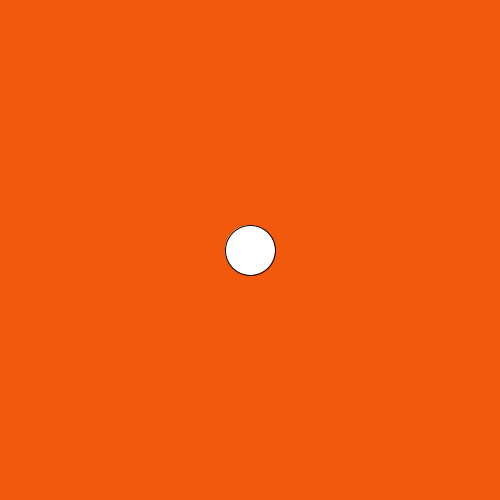
Frame 1 (no input)
Frame 60 (the mouse pressed at the canvas centre just before this capture): identical to frame 1, image omitted
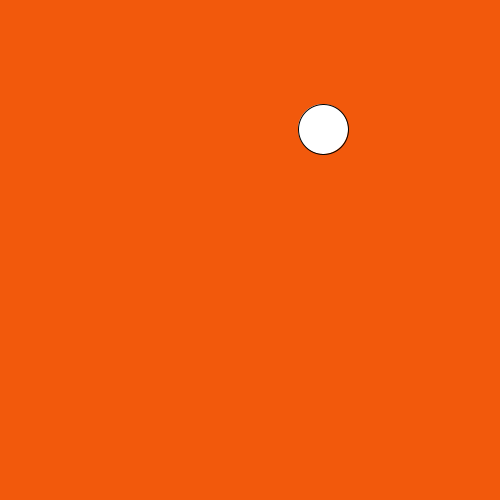
Frame 120 (the mouse held since frame 60 and released just before this capture)

The Processing sketch that drew these frames (run headless with seeded random() and noise(); from frame 60 on, the mouse is pressed at the canvas centre):

// Processing sketch: slippery_dot
// ── slippery_dot.pde

 // Make a slippery dot. When you click on the dot it will slide to a new location.
 
 
 // 1. Create three integer variables to represent the x, y, and the size of the ellipse
       int x = 250;
       int y = 250;
       int z = 50;
       
    void setup() {
      // 2. Set the size of your sketch
    size(500,500);
    }
    
    void draw() {
    background(#F2590C);
      // 3. Set the background color of your sketch
      
      // 4. Draw an ellipse using the variables created at the top of the sketch for the location and size of your ellipse. 
      //    Make sure it fits in the window. Change the variables if it does not.
    ellipse(x,y, z,z);
    
    }
    
    /******** This method gets called automatically when you press the mouse ************/
    void mousePressed() {
      //5. Create an integer variable called distance
      int distance = getDistanceFromMouse(x,y);
      //6. The getDistanceFromMouse() method below returns a number.
      //   Set the value of your distance variable to the value returned by the getDistance method
      //   You will need to pass the x and y location of your ellipse to this method.
getDistanceFromMouse(x,y);
          
      //7.  Use an if statement to check if your distance variable is < the radius of the ellipse
      //    If it is, make a new x AND y for the ellipse, for a new random location on the window
      //    Hint: Use code like this      x = (int) random(width);
       if (distance < 25) {
         x = (int) random(width);
         y = (int) random(height);
       }
      
    }
    
    /********  This method gives you the number of pixels between the mouse and the x,y point ***********/
    int getDistanceFromMouse(int x, int y) {
      return (int)Math.sqrt(Math.pow((mouseX-x),2) + Math.pow((mouseY-y),2));
    }
